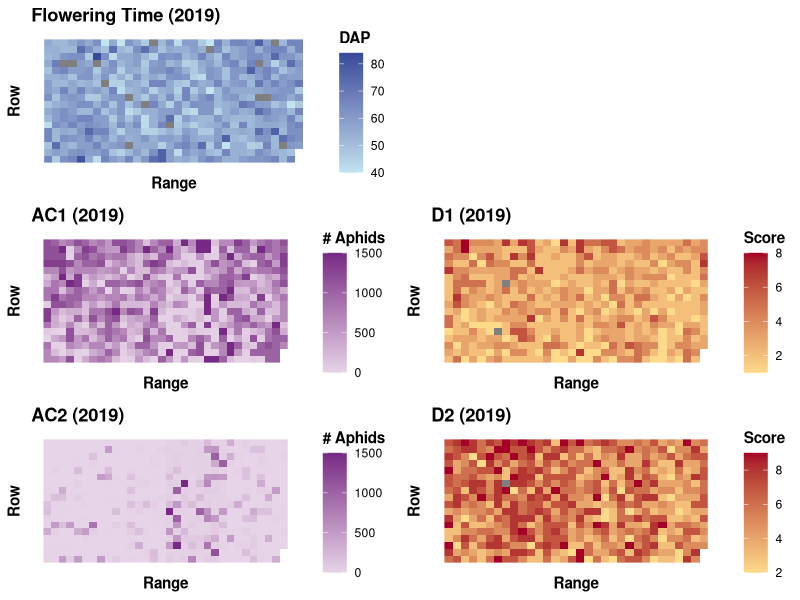
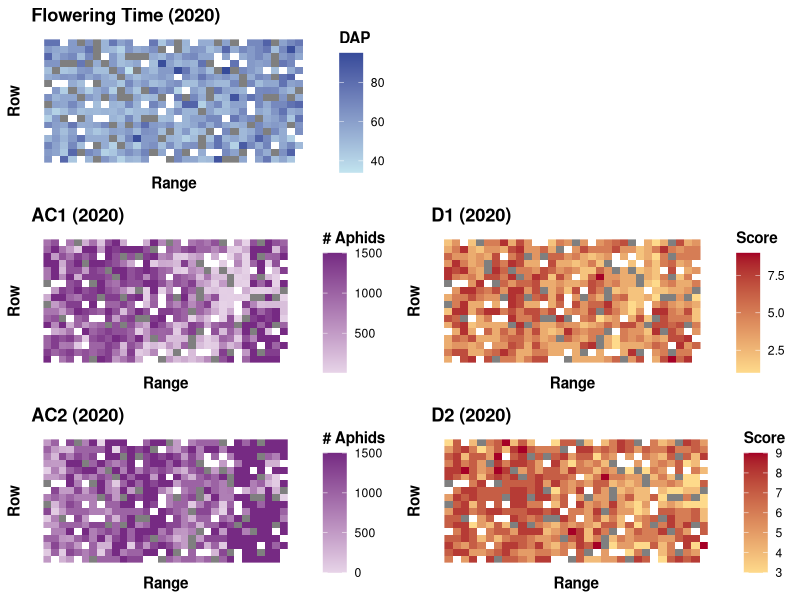

The R source for these figures, in order:
#! /usr/bin/Rscript

library(tidyr)
library(dplyr)
library(ggplot2)
library(grid)
library(gridExtra)

setwd("~/Documents/Papers/1_Submitted/PUNNURI_Sorghum Aphid Resistance/GWAS_github/publication_figures/")
#setwd("C:/Users/jgwall/Desktop/FieldHeatmaps")
map2019=read.csv("FieldData/2019_map.csv", check.names=FALSE, colClasses="character")
map2020=read.csv("FieldData/2020_map.csv", check.names=FALSE, colClasses="character")
entries2019=read.csv("FieldData/2019_entry_list.csv", colClasses="character")
entries2020=read.csv("FieldData/2020_entry_list.csv", colClasses="character")
phenos=read.csv("FieldData/aphid damage and other Field data.csv", colClasses="character", check.names=FALSE)

# Convert map to long
names(map2019)[1]=names(map2020)[1]= "range"
layout2019 = pivot_longer(map2019, cols=names(map2019)[-1], names_to="row", values_to="plot")
layout2020 = pivot_longer(map2020, cols=names(map2020)[-1], names_to="row", values_to="plot")

# Merge into one data frame
## 2019
entries2019$key=paste(entries2019$PI.Number, entries2019$Rep, sep="_")
phenos$key=paste(phenos$PI, phenos$Rep, sep="_")
field2019 = inner_join(entries2019,layout2019, by=c("X2019.Field"="plot")) %>%
  inner_join(phenos, by="key")
## 2020
field2020 = entries2020 %>%
  left_join(entries2019[,c("X2019.Field", "PI.Number")], by=c("Source.no."="X2019.Field")) %>%
  mutate(key=paste(PI.Number, Rep, sep="_")) %>%
  inner_join(layout2020, by=c("X2020.Field" = "plot")) %>%
  inner_join(phenos, by="key")


# Helper function to make each plot identically
make_plot=function(myfield, pheno, name, legend_label, lowcolor, highcolor){
  mydata= myfield[,c("row", "range", pheno)] %>%
    mutate_all(as.numeric)
  names(mydata)[3] = "pheno"
  
  myplot = ggplot(mydata) +
    aes(x=range, y=row, fill=pheno) +
    geom_raster() +
    ggtitle(name) +
    labs(x="Range", y="Row", fill=legend_label) +
    scale_fill_gradient(low=lowcolor, high=highcolor) +
    theme(axis.text=element_blank(), axis.ticks=element_blank(), 
          panel.background = element_blank(), title=element_text(face="bold"))
}

# Define colors; thanks to Paul Tol's notes on color schemes
blue_low="#C2E4EF"
blue_high="#364B9A"
red_low="#FEDA8B"
red_high="#A50026"
purp_low="#E7D4E8"
purp_high="#762A83"

# Make plots - 2019
flower.19=make_plot(field2019, "2019_Flowering", "Flowering Time (2019)", "DAP", blue_low, blue_high)
count1.19=make_plot(field2019, "AV.AC_Aug14_2019", "AC1 (2019)", "# Aphids", purp_low, purp_high)
count2.19=make_plot(field2019, "AV.AC_Aug_28_2019", "AC2 (2019)", "# Aphids", purp_low, purp_high)
d1.19=make_plot(field2019, "2019D1", "D1 (2019)", "Score", red_low, red_high)
d2.19=make_plot(field2019, "2019D2", "D2 (2019)", "Score", red_low, red_high)

# Export- 2019
png("Figure - Field Heatmaps 2019.png", width=8, height=6, units="in", res=300)
  blank = grid.rect(gp=gpar(col="white"))
  grid.arrange(flower.19, blank, count1.19, d1.19, count2.19, d2.19, ncol=2)
dev.off()

# Make plots - 2020
flower.20=make_plot(field2020, "2020_Flowering", "Flowering Time (2020)", "DAP", blue_low, blue_high)
count1.20=make_plot(field2020, "AV.AC_Aug11-2020", "AC1 (2020)", "# Aphids", purp_low, purp_high)
count2.20=make_plot(field2020, "AV.AC_Aug18-2020", "AC2 (2020)", "# Aphids", purp_low, purp_high)
d1.20=make_plot(field2020, "2020D1", "D1 (2020)", "Score", red_low, red_high)
d2.20=make_plot(field2020, "2020D2", "D2 (2020)", "Score", red_low, red_high)

# Export- 2020
png("Figure - Field Heatmaps 2020.png", width=8, height=6, units="in", res=300)
  blank = grid.rect(gp=gpar(col="white"))
  grid.arrange(flower.20, blank, count1.20, d1.20, count2.20, d2.20, ncol=2)
dev.off()
